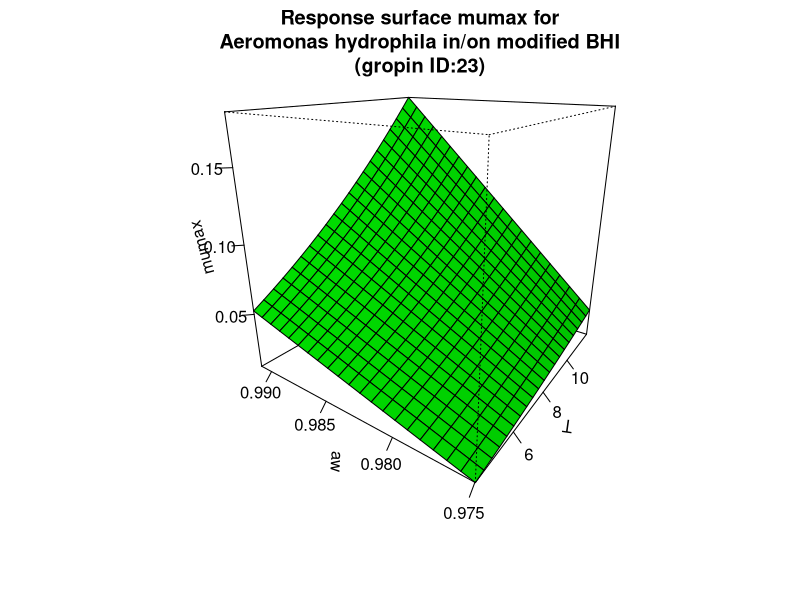

Write the R code that produced this figure.
#############################
# start of Parameter script
#############################
T <- seq(4.004,11.988011988012,length.out=21)
aw <- seq(0.974974,0.991008991008991,length.out=21)
#############################
# end of Parameter script
#############################
############################# 
# start of Model script Gropin ID 23 
#############################
 
# constant coefficients for this model
a <- 0.032
awmin <- 0.9718
Tmin <- -5.25
 
variables <- data.frame(T,aw)
argumentsPar <- expand.grid(variables)
 
# heart of the model
response_surface <- function(T,aw) {
   mumax <-(a*(aw-awmin)*((T-Tmin)^2))

return(mumax=mumax)
} 

# output parameters
responseSurface <- cbind(argumentsPar,response_surface(argumentsPar['T'],argumentsPar['aw']))
colnames(responseSurface) <- c(colnames(argumentsPar),'mumax')
#############################
# End of Model script
#############################
############################# 
# start of Visualisation script Gropin ID 23 
#############################
persp(T,aw,matrix(unlist(responseSurface$'mumax'),nrow=21),col = 'green',xlab='T',ylab='aw',zlab='mumax',main='Response surface mumax for
Aeromonas hydrophila in/on modified BHI
(gropin ID:23)',theta=305,phi=20,shade=0.25,ticktype = 'detailed')
#############################
# End of Visualisation script
#############################
